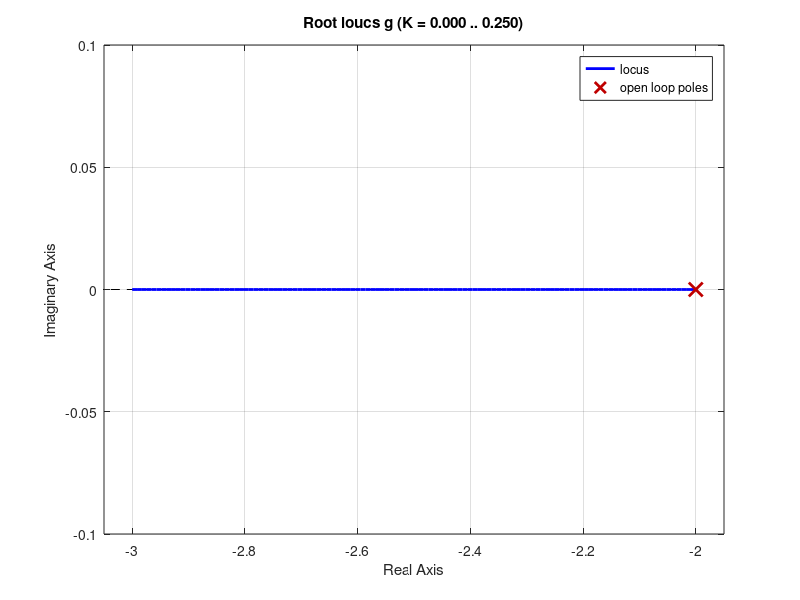
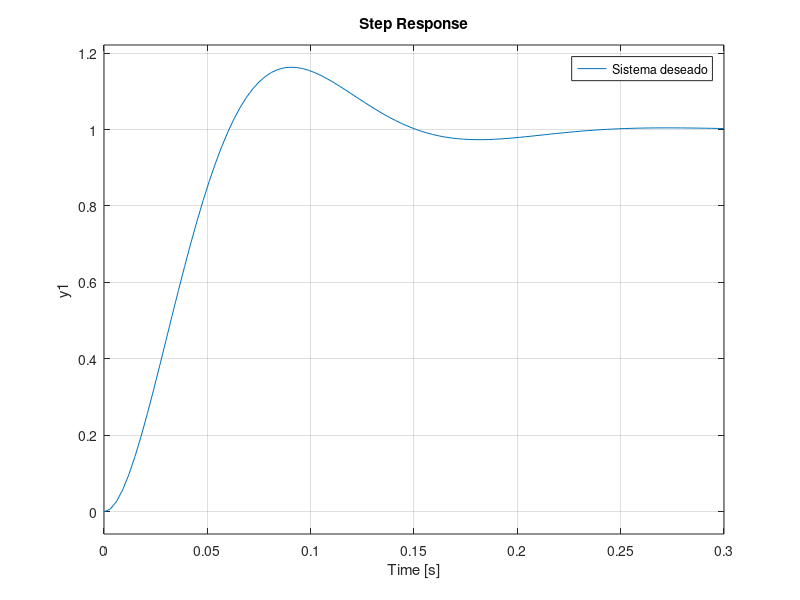
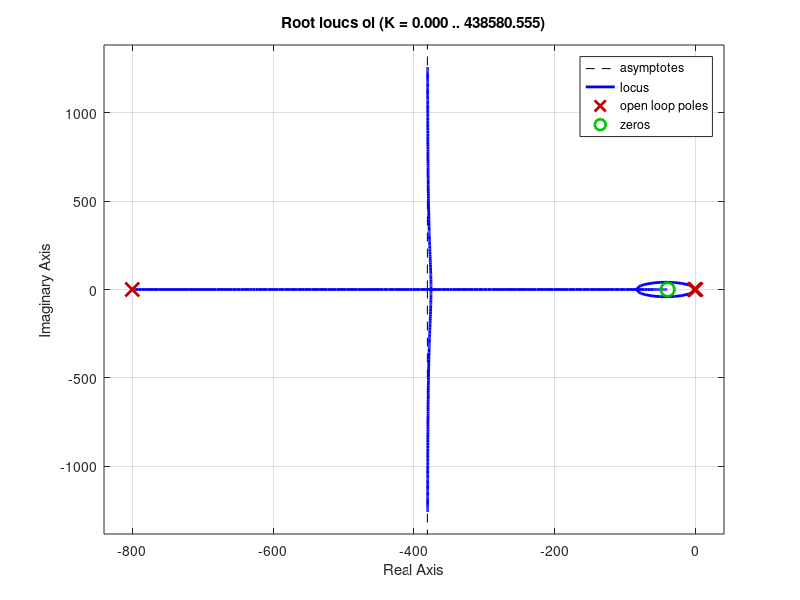
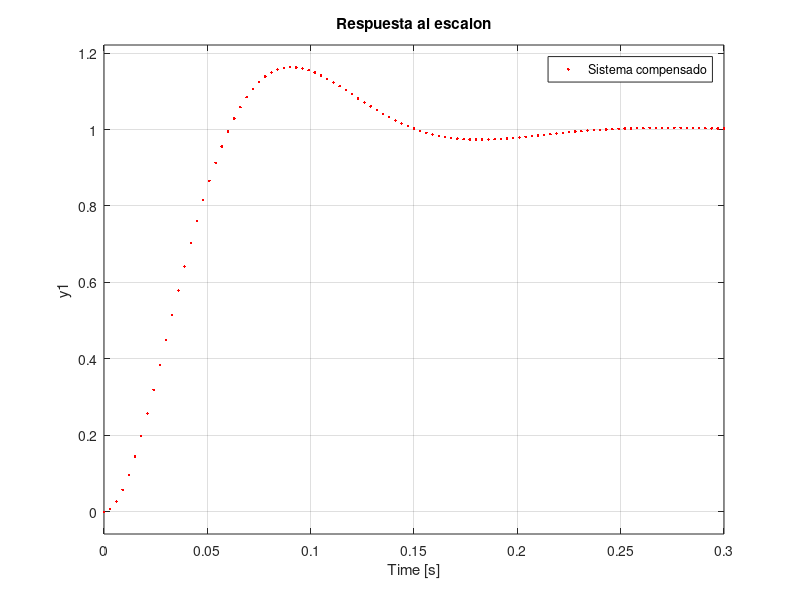

Recreate these plots in MATLAB, in order.
clc
clear
close all

%---------sistema en lazo abierto---
g=tf(4,[1 2]);
rlocus(g)
%---------sistema en lazo abierto---

%----------polos deseados-----------
s1=-20+20*sqrt(3)*i;
s2=-20-20*sqrt(3)*i;
den=conv([1 -s1],[1 -s2]);
hd=tf(den(3),den);
figure
step(hd)
legend('Sistema deseado')


%---------sistema en lazo abierto con G_c(s)=(s+z)/(s+p)---
%----------Encontrando angulo faltante------
ang = rad2deg(angle(4/(s1*(s1+2))));
angf= 180-ang;
phi=60; %90
theta=phi-angf;
%---------encontrando el cero y el polo---
if phi<=90
    x1=imag(s1)/tand(phi);
    x2=imag(s1)/tand(theta);
    z=x1+abs(real(s1));  %funciona si se ubica el cero por debajo o al lado izquierdo del polo deseado
    p=x2+abs(real(s1));
else
    x1=imag(s1)/tand(180-phi);
    x2=imag(s1)/tand(theta);
    z=abs(real(s1))-x1;
    p=x2+abs(real(s1));
    
end


% z=x1+abs(real(s1));
% p=x2+abs(real(s1));

gc=tf([1 z],[1 p])*tf(1,[1 0]);

ol=gc*g;
figure
rlocus(ol)
%---------sistema en lazo abierto con G_c(s)---


%---------encontrando la ganancia----
num=4*(s1+z);
den=s1*(s1+2)*(s1+p);
%num=4*(s1/3.26+1);
%den=s1*(s1+2)*(s1/6.13+1);
div=abs(num/den);
%K=5.061;
K=1/div;
%---------encontrando la ganancia----

%-------controlador completo----
gc=K*gc;
%-------controlador completo----
sc=gc*g; % sistema completo en lazo abierto
cl=feedback(sc,1) % sistema compensado en lazo cerrado
sis=feedback(g,1); % sistema sin compensador en lazo cerrado
figure
step(cl,'k')
hold on
step(sis,'b')
step(hd,'.r')
title('Respuesta al escalon')
legend('Sistema compensado', 'Sistema no compensado', 'Sistema deseado')

figure
subplot(1,2,1)
pzmap(sis,'b')
title('Sistema no compensado')
subplot(1,2,2)
pzmap(cl,'k')
title('Sistema compensado')
%----------compensador usando operacionales-------
%comparador
R1=10e3;
R2=R1;
R3=R1;
R4=R1;
%------red de adelanto-atraso-----
C1=10e-6;
C2=C1;
R1c=1/(z*C1);
R2c=1/(p*C2);
R3c=10e3;
R4c=K*R3c;

K_c=R4c*C1/(R3c*C2);
z=1/(R1c*C1);
p=1/(R2c*C2);

%----integrador----
Ri=10e3;
Ci=100e-6;

R=10e3;

Gc=tf(K_c*[1 z],[1 p])*tf(1, [Ri*Ci 0]);
s_con=feedback(Gc*g,1)
figure
step(s_con,'k')
hold on
step(sis,'b')

title('Respuesta al escalon-Controlador implementado con operacionales')
legend('Sistema compensado', 'Sistema no compensado')
